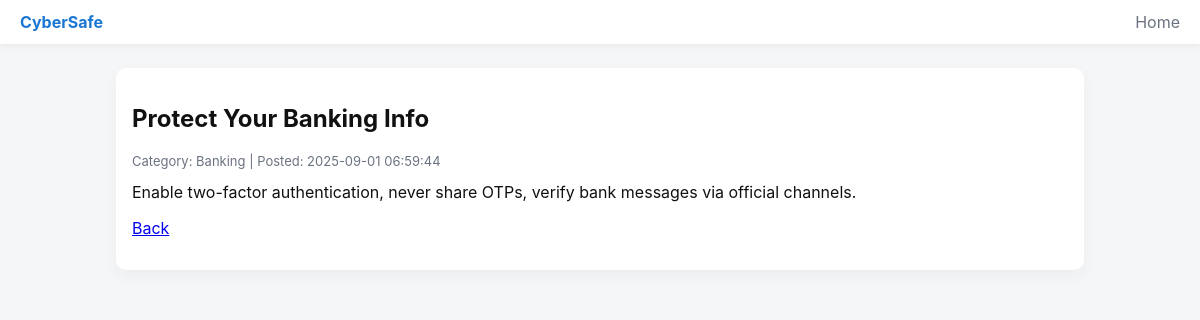
The page /view_tip.php?id=3 on the database its author committed.
### tables this page shows
CREATE TABLE IF NOT EXISTS tips (
    id INT AUTO_INCREMENT PRIMARY KEY,
    title VARCHAR(255),
    category VARCHAR(100),
    content TEXT,
    created_at DATETIME DEFAULT CURRENT_TIMESTAMP
);

### view_tip.php (the view, shortened to what this page needs)
<?php
include 'config.php';
$id = isset($_GET['id']) ? (int)$_GET['id'] : 0;
$stmt = $conn->prepare('SELECT * FROM tips WHERE id=?');
$stmt->bind_param('i',$id);
$stmt->execute();
$res = $stmt->get_result();
$tip = $res->fetch_assoc();
?>
<!DOCTYPE html>
<html>
<head><meta charset="utf-8"><title><?= htmlspecialchars($tip['title']); ?> - CyberSafe</title><link rel="stylesheet" href="style.css"></head>
<body>
    <nav class="nav"><div class="brand">CyberSafe</div><div><a href="index.php">Home</a></div></nav>
    <main class="container">
        <article class="card">
            <h2><?= htmlspecialchars($tip['title']); ?></h2>
            <p class="meta">Category: <?= htmlspecialchars($tip['category']); ?> | Posted: <?= $tip['created_at']; ?></p>
            <div><?= nl2br(htmlspecialchars($tip['content'])); ?></div>
            <p><a href="index.php">Back</a></p>
        </article>
    </main>
</body>
</html>

### style.css (style rules this page uses)
:root { --accent:#1976d2;--muted:#6b7280;--bg:#f4f6f8 }
* { box-sizing:border-box }
body { font-family:Inter,system-ui,Arial,sans-serif;background:var(--bg);margin:0;color:#111 }
.nav { display:flex;justify-content:space-between;align-items:center;padding:12px 20px;background:#fff;box-shadow:0 2px 6px rgba(0,0,0,0.06) }
.nav .brand { font-weight:700;color:var(--accent) }
.nav a { margin-left:12px;color:var(--muted);text-decoration:none }
.container { max-width:1000px;margin:24px auto;padding:0 16px }
.card { background:#fff;padding:16px;border-radius:10px;box-shadow:0 6px 18px rgba(0,0,0,0.04) }
.meta { color:var(--muted);font-size:13px }

### rows shown on the page
tips: title "Protect Your Banking Info", category "Banking", created_at "2025-09-01 06:59:44", content "Enable two-factor authentication, never share OTPs, verify bank messages via official channels."
